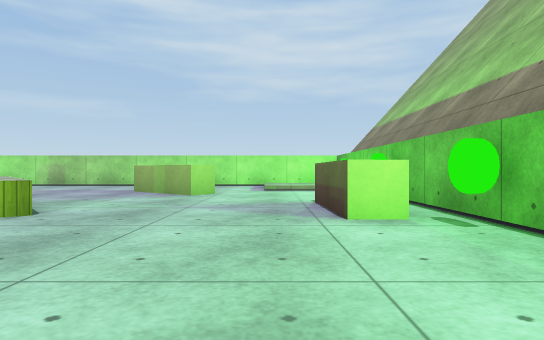
View 1 (above)

16 first-person views from a walk through a scene from a Unity 3-D project. The camera is 0.55 m above the floor, looks level and sees 75° across. The floor is counted in squares, 1 m on a side. Each view is taken from the middle of a square. On the plan, view 1 faces up. The plan holds only what a view shows up to about 9 squares ahead; the rest is blank. The place goes on beyond the plan. The player character is not drawn. Surface patterns are stand-ins for the level's own textures.

View 2
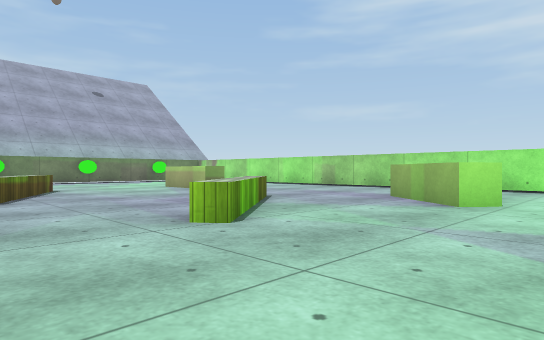

View 3
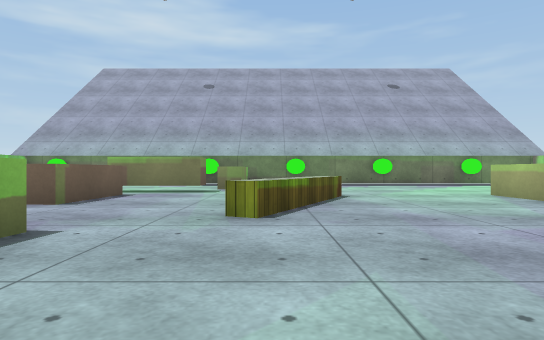

View 4
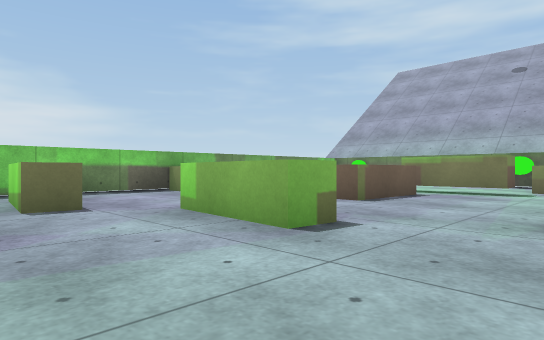

View 5
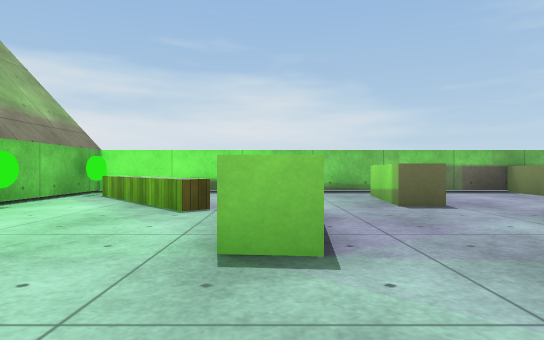

View 6
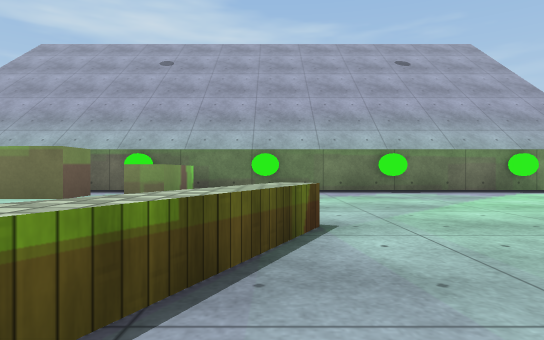

View 7
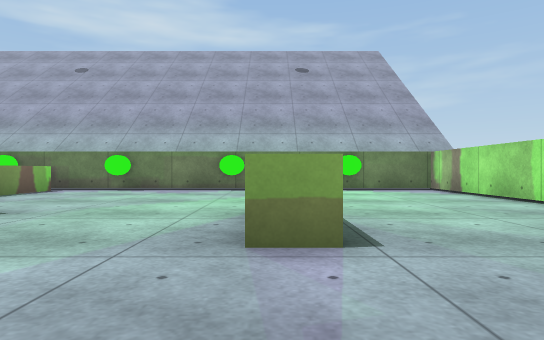

View 8
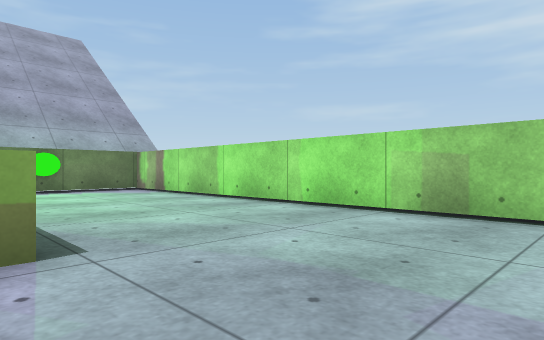

View 9
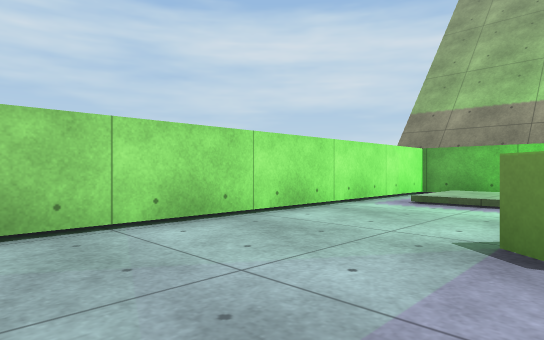

View 10
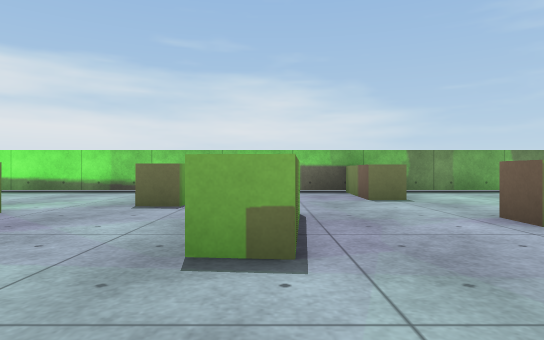

View 11
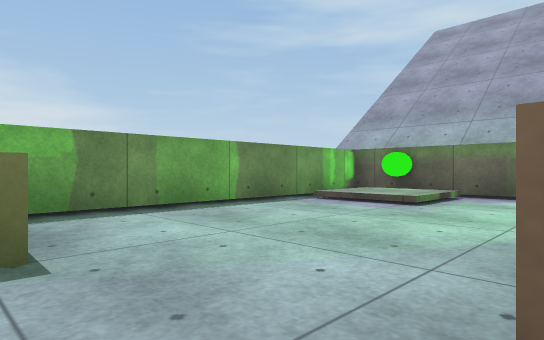

View 12
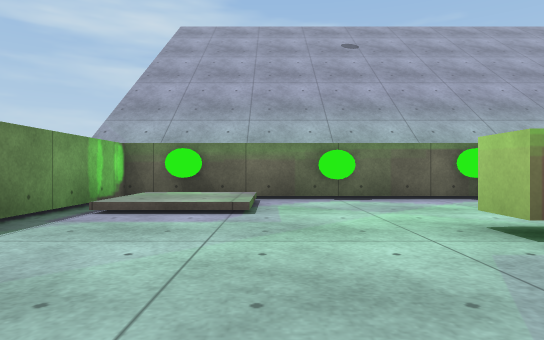

View 13
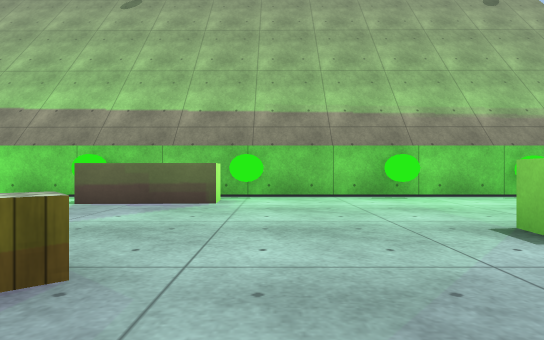

View 14
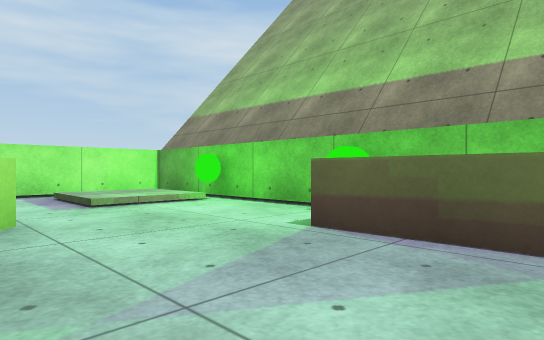

View 15
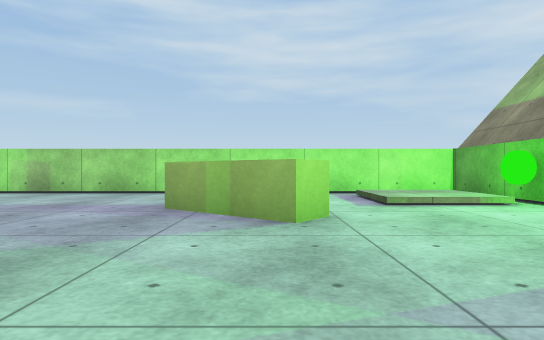

View 16
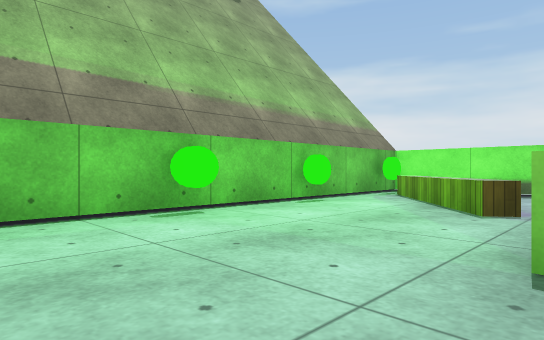

### Floor plan
Key: @ floor where view 1 was taken; # wall or solid block; . main floor; : floor 0.15 m higher than the main floor; / step, stairs or slope; = window, fence, low wall or low ledge; ^ raised ledge; B block; C green capsule.
Columns run from 16 left of view 1 to 3 right of it. Each row starts with its distance up from view 1.
 13  ##################
 12  ..................#
 11 #.............../:/#
 10 C.............../:C#
  9 #............BB....#
  8 #....BBB......B....#
  7 C..........^......C
  6 #..........^^....B#
  5 #...........^#...B#
  4 C.....^^.....=...BC
  3 #....  .^=........C
  2 #BBB...............#
  1 C...B.....B.......##
  0 #...B.....B...B.@.C
 -1 #...BBBB..B...B....#
 -2 C..............^#.C
 -3 #...........B...^.#
 -4 #::.....B..BB....^#
 -5 C::.....B.........C
 -6 ###################

Positions as (right, up) in squares from view 1, and headings:
1: (0, 0), facing up
2: (0, 2), facing up-left
3: (-3, 3), facing left
4: (-3, 3), facing down-left
5: (-2, 3), facing down
6: (-7, 4), facing left
7: (-6, 8), facing left
8: (-6, 8), facing up-left
9: (-6, 9), facing up-right
10: (-6, 3), facing down
11: (-8, -1), facing down-left
12: (-9, -3), facing left
13: (-5, 3), facing right
14: (-2, 4), facing up-right
15: (-2, 4), facing up
16: (-2, 3), facing down-right
